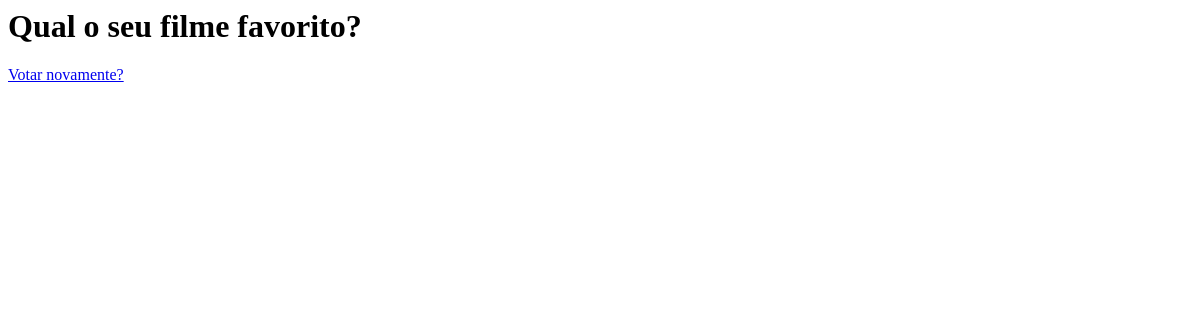
The app's page /polls/2/resultados/, older data.
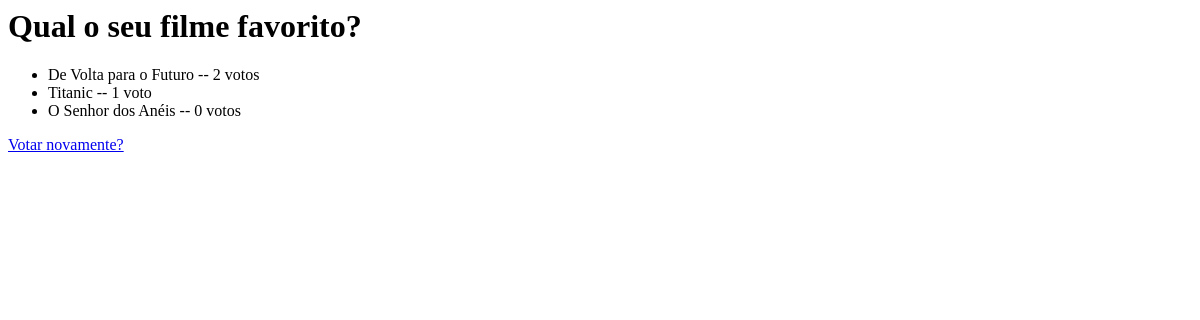
The same page, newer data.
### polls/models.py (models this page shows, shortened)
class Pergunta(models.Model):
    texto_pergunta = models.CharField(max_length=200)
    data_publicacao = models.DateTimeField("data da publicação")

class Alternativa(models.Model):
    pergunta = models.ForeignKey(Pergunta, on_delete=models.CASCADE)
    texto_alternativa = models.CharField(max_length=200)
    votos = models.IntegerField(default=0)

### polls/views.py (the view)
# urls.py: path("<int:pergunta_id>/resultados/", views.resultados, name="resultados"),
def resultados(request, pergunta_id):
    pergunta = get_object_or_404(Pergunta, pk=pergunta_id)
    return render(request, "polls/resultados.html", {'pergunta': pergunta})

### polls/templates/polls/resultados.html
<h1>{{ pergunta.texto_pergunta }}</h1>
<ul>
{% for alternativa in pergunta.alternativa_set.all %}
    <li>{{ alternativa.texto_alternativa }} -- {{ alternativa.votos }} voto{{ alternativa.votos|pluralize }}</li>
{% endfor %}
</ul>
<a href="{% url 'polls:detalhe' pergunta.id %}">Votar novamente?</a>

Row changes from the older to the newer data that the page shows:
added Alternativa: texto_alternativa "De Volta para o Futuro", votos "2"
added Alternativa: texto_alternativa "Titanic", votos "1"
added Alternativa: texto_alternativa "O Senhor dos Anéis", votos "0"
